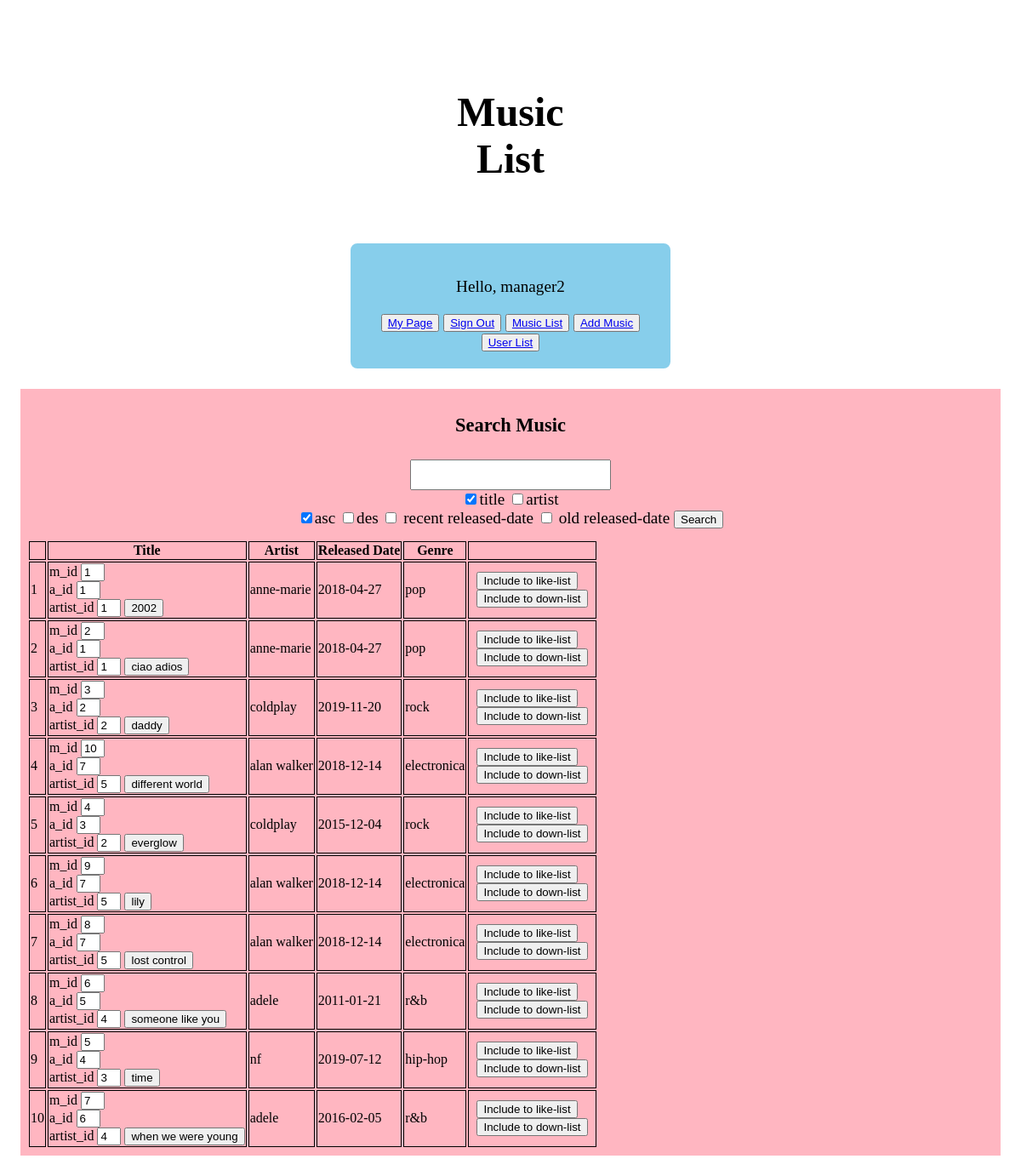
/source_code_files/music_main.php (signed in), run on the app's committed database.
### tables this page shows
CREATE TABLE `music` (
  `m_id` int(11) NOT NULL,
  `a_id` int(11) NOT NULL,
  `m_title` varchar(30) NOT NULL,
  `composer` varchar(30) NOT NULL,
  `m_order` int(11) NOT NULL,
  `lyricist` varchar(30) NOT NULL
);

CREATE TABLE `album` (
  `a_id` int(11) NOT NULL,
  `a_title` varchar(30) NOT NULL,
  `artist_id` int(11) NOT NULL,
  `r_date` date NOT NULL,
  `genre` varchar(15) NOT NULL
);

### source_code_files/music_main.php (the view, shortened to what this page needs)
<?php
  include('dbconn.php');
?>
<!DOCTYPE html>
<html lang="en" dir="ltr">
  <head>
    <link rel="stylesheet" href="style.css">
  </head>
  <body>
    <div class="music-header">
      <div class="music-title">
        <h1>Music List</h1>
      </div>
      <div class="music-nav">
        <?php
          $user_id = $_SESSION['ss_user_id'];
        ?>
        <p>Hello, <?php echo $user_id?></p>
        <button id='mypage' type="button" name="button"><a href="mypage.php">My Page</a></button>
        <button id='signout' type="button" name="button"><a href="sign_out.php">Sign Out</a></button>
        <button id='musiclist' type="button" name="button"><a href="music_main.php">Music List</a></button>
        <?php
          $sql_license ="select * from user where u_id='$user_id'";
          $rst_license = mysqli_query($conn, $sql_license);
          $license = mysqli_fetch_assoc($rst_license);
          if($license['license']=='manager') {
        ?>
          <button id='add_music' type="button" name="button"><a href="add_music.php">Add Music</a></button>
          <button id='userlist' type="button" name="button"><a href="mgr_user.php">User List</a></button>
        <?php }
        else {
          ?>
          <button id='buy' type="button" name="button"><a href="buy.php">Buy Membership</a></button>
        <?php } ?>
      </div>
    </div>
    <div class="music-list">
      <div class="music-search">
        <h3>Search Music</h3>
        <form class="music-search-form" action="music_main.php" method="post">
          <input id='music-text-input' type="text" name="music-search-text" value=""><br>
          <input id='search' type="checkbox" name="music-ck-title" value="ok" onclick="checking1(this);" checked>title
          <input id='search' type="checkbox" name="music-ck-artist" value="ok" onclick="checking1(this);">artist<br>
          <input id='sort' type="checkbox" name="music-ck-asc" value="ok" onclick="checking2(this);" checked>asc
          <input id='sort' type="checkbox" name="music-ck-des" value="ok" onclick="checking2(this);">des
          <input id='sort' type="checkbox" name="music-ck-rec-r" value="ok" onclick="checking2(this);"> recent released-date
          <input id='sort' type="checkbox" name="music-ck-old-r" value="ok" onclick="checking2(this);"> old released-date
          <input type="submit" name="music-search-submit" value="Search">
      </div>
      <div class="music-cards">
        <table id='table1'>
          <thead>
            <tr>
              <th></th>
              <th>Title</th>
              <th>Artist</th>
              <th>Released Date</th>
              <th>Genre</th>
              <th></th>
            </tr>
          </thead>
          <tbody>
            <?php
            if(!isset($_POST['music-search-text'])){
                $sql = "select m.m_id, v.a_id, v.artist_id, m.m_title, v.artist_name, v.r_date, v.genre from music m, (select a_id, artist.artist_id, artist_name, r_date, genre from artist, album where artist.artist_id = album.artist_id) v where m.a_id = v.a_id order by m.m_title asc";
                $rst = mysqli_query($conn, $sql);
              for($i = 0; $music = mysqli_fetch_assoc($rst);$i++) {?>
              <tr>
                <td><?php echo $i+1; ?></td>
                <td>
                  <form class="music-des" action="music_description.php" method="post">
                    <?php if($license['license']=="manager") { ?> m_id <?php }?> <input class='info-id'<?php if($license['license']=="general") { ?> id='fake' <?php }?> type="text" name="music-id" value="<?php echo $music['m_id']; ?>"> <br>
                    <?php if($license['license']=="manager") { ?> a_id <?php }?> <input class='info-id' <?php if($license['license']=="general") { ?> id='fake' <?php }?> type="text" name="album-id" value="<?php echo $music['a_id']; ?>">  <br>
                    <?php if($license['license']=="manager") { ?> artist_id <?php }?> <input class='info-id' <?php if($license['license']=="general") { ?> id='fake' <?php }?> type="text" name="submit" value="<?php echo $music['artist_id']; ?>">
                    <input type="submit" name="submit" value="<?php echo $music['m_title']; ?>">
                  </form>
                </td>
                <td><?php echo $music['artist_name']; ?></td>
                <td><?php echo $music['r_date']; ?></td>
                <td><?php echo $music['genre']; ?></td>
                <td>
                  <div class="music-list">
                    <form class="like" action="like.php" method="post">
                      <input type="submit" name="like-list" value="Include to like-list">
                    </form>
                    <form class="down" action="down.php" method="post">
                      <input type="submit" name="down-list" value="Include to down-list">
                    </form>
                  </div>
                </td>
              </tr>
           <?php }
            }
            ?>
          </tbody>
        </table>
      </div>
    </div>
  </body>
</html>

### source_code_files/style.css (style rules this page uses)
.music-header { padding: 1em; display: flex; flex-direction: column; align-items: center; justify-content: center; }
.music-title { text-align: center; width: 15%; padding: 1rem; font-size: 1.5rem; margin: 1rem; }
.music-nav { text-align: center; width: 30%; border: 0.3rem solid skyblue; border-radius: 0.5rem; padding: 1rem; font-size: 1.2rem; margin: 0.5rem; background-color: skyblue; }
.music-header div { text-align: center; }
.music-search { font-size: 1.2rem; text-align: center; }
#music-text-input { padding: 0.3rem; font-size: 1.2rem; width: 20%; }
.music-search-form { padding: 0.3rem; margin: 0.5rem; }
.music-list { background-color: lightpink; padding: 0.5rem; }
.info-id { width:20px; }
#table1 thead tr th { border: 1px solid black; }
#table1 tbody tr td { border: 1px solid black; }
body { padding: 1rem; }

### data on the page
music: music-id "1", album-id "1", submit "1", submit "2002", artist_name "anne-marie", a.r_date "2018-04-27", a.genre "pop"
music: music-id "2", album-id "1", submit "1", submit "ciao adios", artist_name "anne-marie", a.r_date "2018-04-27", a.genre "pop"
music: music-id "3", album-id "2", submit "2", submit "daddy", artist_name "coldplay", a.r_date "2019-11-20", a.genre "rock"
music: music-id "10", album-id "7", submit "5", submit "different world", artist_name "alan walker", a.r_date "2018-12-14", a.genre "electronica"
music: music-id "4", album-id "3", submit "2", submit "everglow", artist_name "coldplay", a.r_date "2015-12-04", a.genre "rock"
music: music-id "9", album-id "7", submit "5", submit "lily", artist_name "alan walker", a.r_date "2018-12-14", a.genre "electronica"
music: music-id "8", album-id "7", submit "5", submit "lost control", artist_name "alan walker", a.r_date "2018-12-14", a.genre "electronica"
music: music-id "6", album-id "5", submit "4", submit "someone like you", artist_name "adele", a.r_date "2011-01-21", a.genre "r&b"
music: music-id "5", album-id "4", submit "3", submit "time", artist_name "nf", a.r_date "2019-07-12", a.genre "hip-hop"
music: music-id "7", album-id "6", submit "4", submit "when we were young", artist_name "adele", a.r_date "2016-02-05", a.genre "r&b"

### other printed values
$user_id "manager2"
